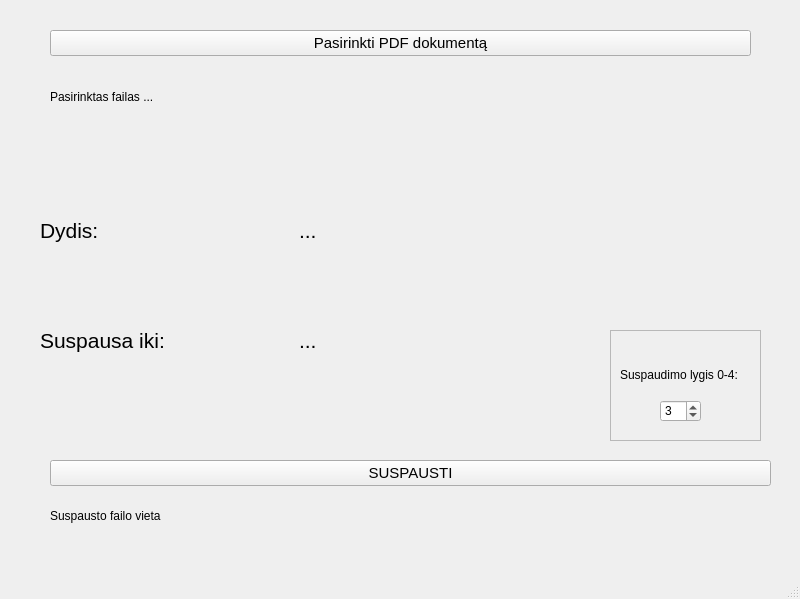
<?xml version="1.0" encoding="UTF-8"?>
<ui version="4.0">
 <class>MainWindow</class>
 <widget class="QMainWindow" name="MainWindow">
  <property name="geometry">
   <rect>
    <x>0</x>
    <y>0</y>
    <width>800</width>
    <height>599</height>
   </rect>
  </property>
  <property name="windowTitle">
   <string>MainWindow</string>
  </property>
  <widget class="QWidget" name="centralwidget">
   <widget class="QWidget" name="verticalLayoutWidget">
    <property name="geometry">
     <rect>
      <x>50</x>
      <y>30</y>
      <width>701</width>
      <height>81</height>
     </rect>
    </property>
    <layout class="QVBoxLayout" name="verticalLayout">
     <item>
      <widget class="QPushButton" name="pushButton">
       <property name="font">
        <font>
         <pointsize>11</pointsize>
        </font>
       </property>
       <property name="text">
        <string>Pasirinkti PDF dokumentą</string>
       </property>
      </widget>
     </item>
     <item>
      <spacer name="horizontalSpacer">
       <property name="orientation">
        <enum>Qt::Horizontal</enum>
       </property>
       <property name="sizeHint" stdset="0">
        <size>
         <width>40</width>
         <height>20</height>
        </size>
       </property>
      </spacer>
     </item>
     <item>
      <widget class="QLabel" name="label_selected_file">
       <property name="text">
        <string>Pasirinktas failas ...</string>
       </property>
      </widget>
     </item>
    </layout>
   </widget>
   <widget class="QWidget" name="horizontalLayoutWidget">
    <property name="geometry">
     <rect>
      <x>40</x>
      <y>180</y>
      <width>511</width>
      <height>101</height>
     </rect>
    </property>
    <layout class="QHBoxLayout" name="horizontalLayout">
     <item>
      <widget class="QLabel" name="label">
       <property name="baseSize">
        <size>
         <width>0</width>
         <height>0</height>
        </size>
       </property>
       <property name="font">
        <font>
         <pointsize>16</pointsize>
        </font>
       </property>
       <property name="text">
        <string>Dydis:</string>
       </property>
       <property name="indent">
        <number>0</number>
       </property>
      </widget>
     </item>
     <item>
      <widget class="QLabel" name="label_dydis">
       <property name="font">
        <font>
         <pointsize>16</pointsize>
        </font>
       </property>
       <property name="text">
        <string>...</string>
       </property>
      </widget>
     </item>
    </layout>
   </widget>
   <widget class="QWidget" name="horizontalLayoutWidget_2">
    <property name="geometry">
     <rect>
      <x>40</x>
      <y>290</y>
      <width>511</width>
      <height>101</height>
     </rect>
    </property>
    <layout class="QHBoxLayout" name="horizontalLayout_2">
     <item>
      <widget class="QLabel" name="label_2">
       <property name="baseSize">
        <size>
         <width>0</width>
         <height>0</height>
        </size>
       </property>
       <property name="font">
        <font>
         <pointsize>16</pointsize>
        </font>
       </property>
       <property name="text">
        <string>Suspausa iki:</string>
       </property>
       <property name="indent">
        <number>0</number>
       </property>
      </widget>
     </item>
     <item>
      <widget class="QLabel" name="label_dydis_2">
       <property name="font">
        <font>
         <pointsize>16</pointsize>
        </font>
       </property>
       <property name="text">
        <string>...</string>
       </property>
      </widget>
     </item>
    </layout>
   </widget>
   <widget class="QWidget" name="verticalLayoutWidget_2">
    <property name="geometry">
     <rect>
      <x>50</x>
      <y>460</y>
      <width>721</width>
      <height>80</height>
     </rect>
    </property>
    <layout class="QVBoxLayout" name="verticalLayout_2">
     <item>
      <widget class="QPushButton" name="pushButton_2">
       <property name="font">
        <font>
         <pointsize>11</pointsize>
         <weight>50</weight>
         <bold>false</bold>
        </font>
       </property>
       <property name="cursor">
        <cursorShape>ArrowCursor</cursorShape>
       </property>
       <property name="text">
        <string>SUSPAUSTI</string>
       </property>
      </widget>
     </item>
     <item>
      <widget class="QLabel" name="label_3">
       <property name="text">
        <string>Suspausto failo vieta</string>
       </property>
      </widget>
     </item>
    </layout>
   </widget>
   <widget class="QFrame" name="frame">
    <property name="geometry">
     <rect>
      <x>610</x>
      <y>330</y>
      <width>151</width>
      <height>111</height>
     </rect>
    </property>
    <property name="frameShape">
     <enum>QFrame::StyledPanel</enum>
    </property>
    <property name="frameShadow">
     <enum>QFrame::Raised</enum>
    </property>
    <widget class="QLabel" name="label_4">
     <property name="geometry">
      <rect>
       <x>10</x>
       <y>20</y>
       <width>158</width>
       <height>50</height>
      </rect>
     </property>
     <property name="text">
      <string>Suspaudimo lygis 0-4:</string>
     </property>
    </widget>
    <widget class="QSpinBox" name="spinBox">
     <property name="geometry">
      <rect>
       <x>50</x>
       <y>70</y>
       <width>41</width>
       <height>22</height>
      </rect>
     </property>
     <property name="maximum">
      <number>4</number>
     </property>
     <property name="value">
      <number>3</number>
     </property>
    </widget>
   </widget>
  </widget>
  <widget class="QMenuBar" name="menubar">
   <property name="geometry">
    <rect>
     <x>0</x>
     <y>0</y>
     <width>800</width>
     <height>26</height>
    </rect>
   </property>
  </widget>
  <widget class="QStatusBar" name="statusbar"/>
 </widget>
 <resources/>
 <connections/>
</ui>
